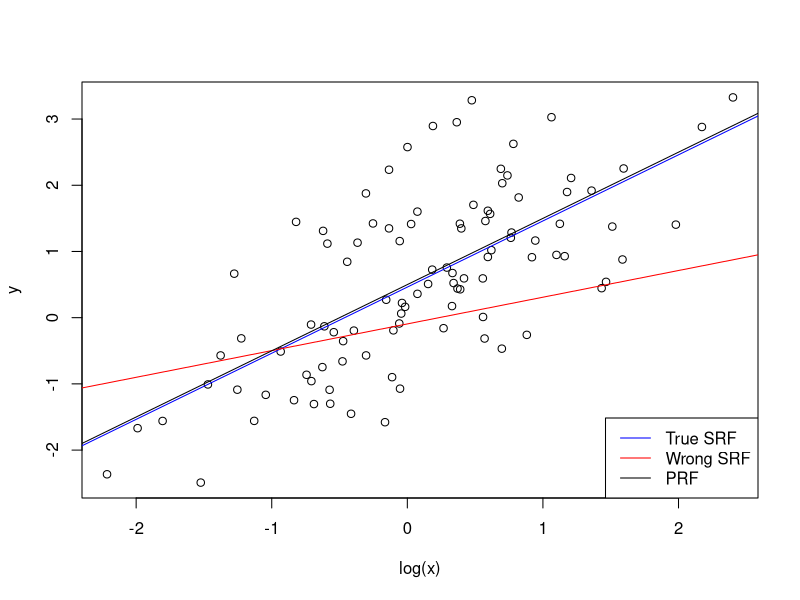
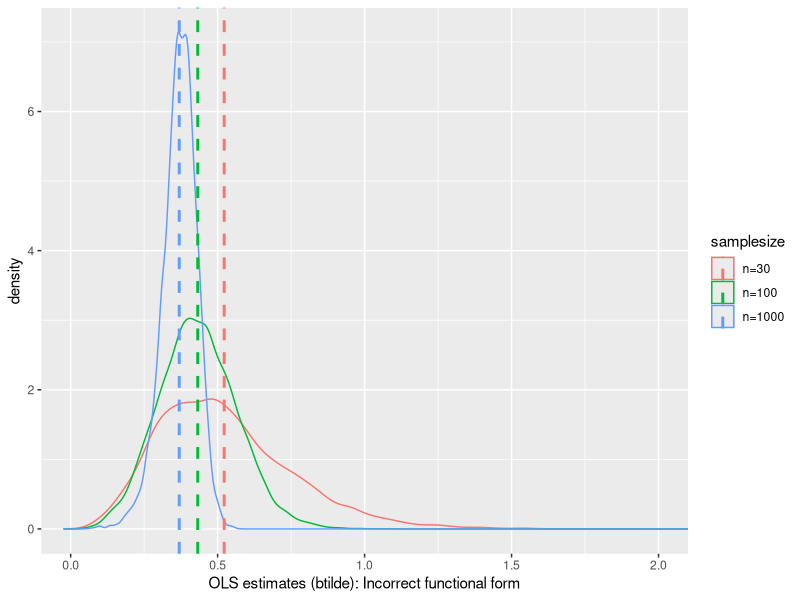
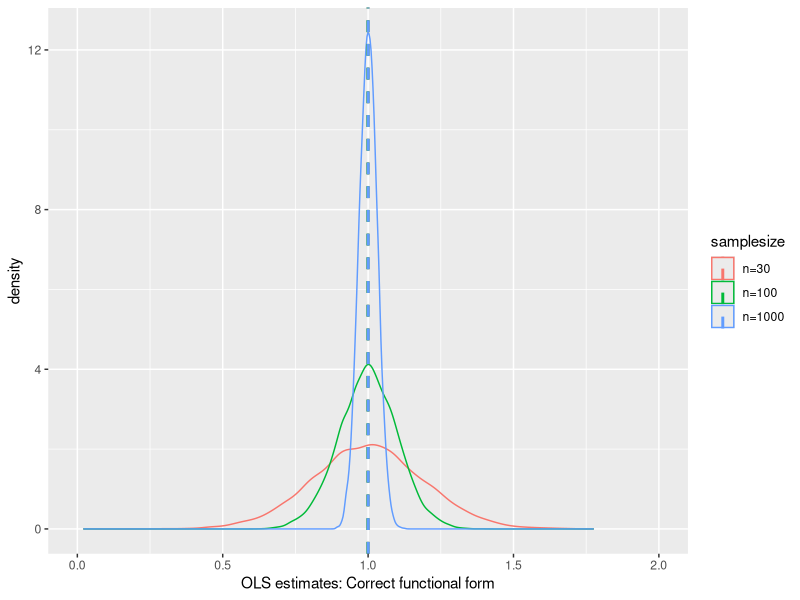
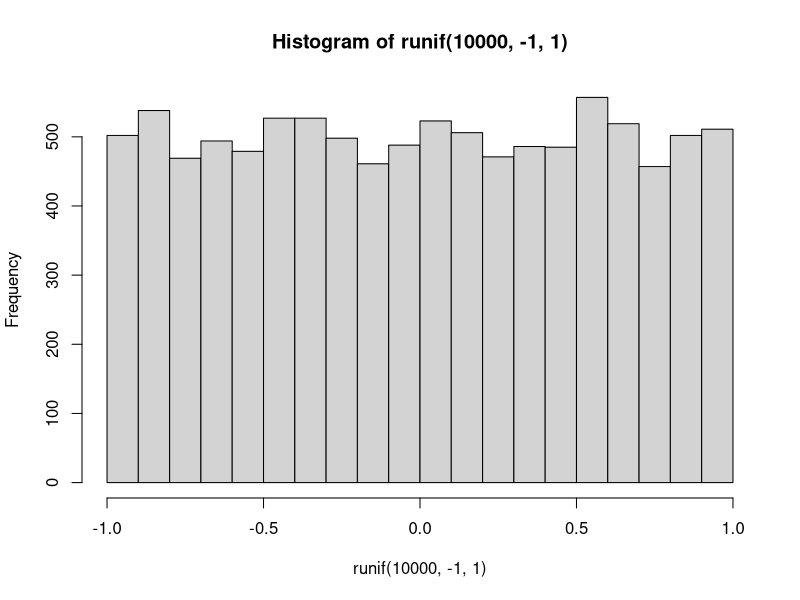
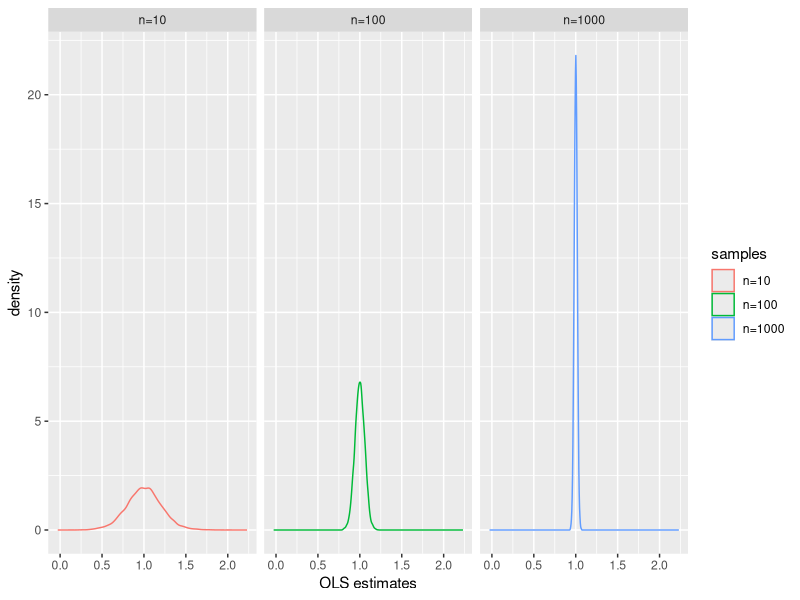
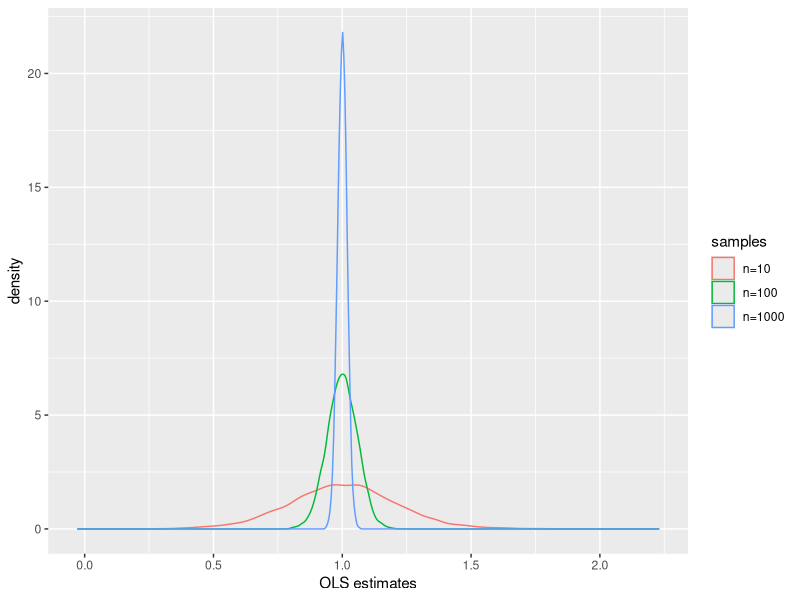
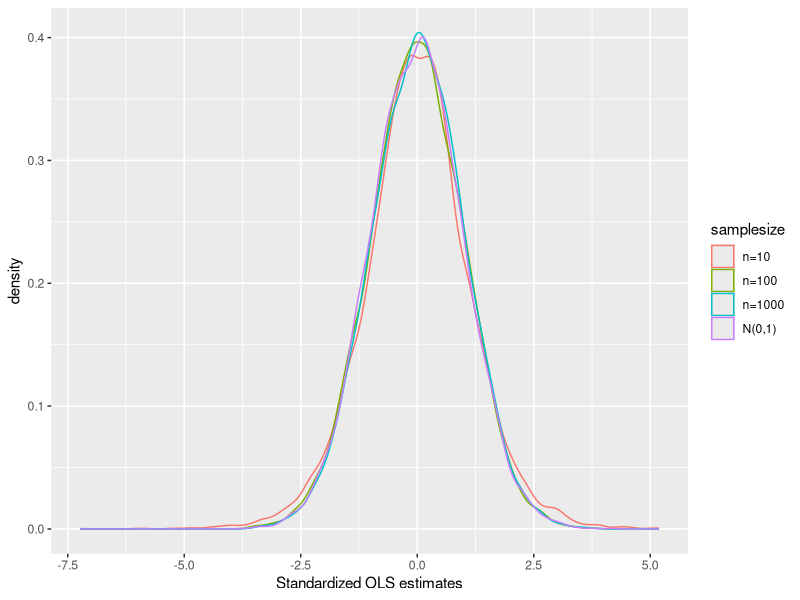
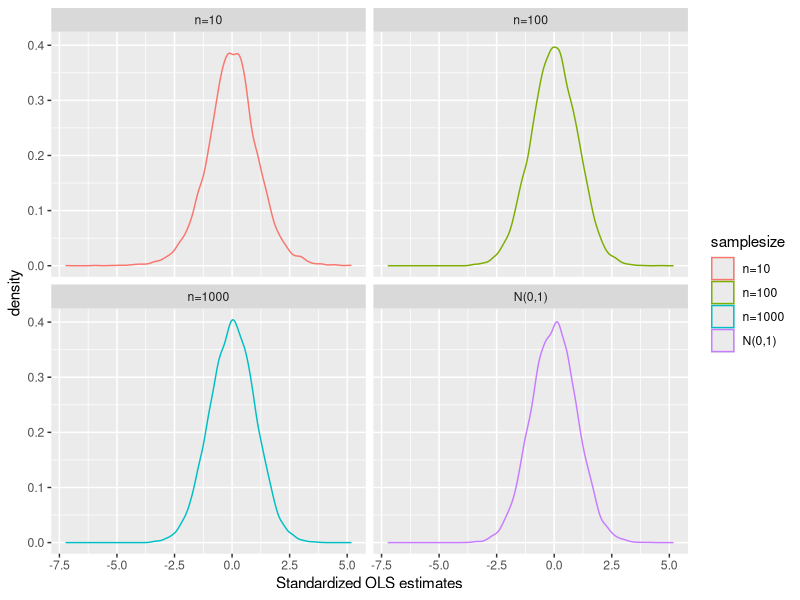

Source code (R) for these figures, in order:
## ---- chunk 1
knitr::opts_chunk$set(echo = TRUE, results = 'hold', fig.show = 'asis')
## ---- chunk 2
set.seed(1)
x <- exp(rnorm(100, 0, 1))
u <- rnorm(100, 0, 1)
y <- 0.5 + log(x) + u
model1 <- lm(y ~ log(x))
model2 <- lm(y ~ x)
plot(log(x),y)
abline(model1, col="blue")
abline(model2, col="red")
abline(a = 0.5, b=1)
legend("bottomright",c("True SRF", "Wrong SRF", "PRF"), col = c("blue", "red", "black"), lty = 1)
## ---- chunk 3
# Demonstrate inconsistency

# set sample sizes
n <- c(30, 100, 1000) 
set.seed(1357987) 
# set true values
b0 <- 0.5 
b1 <- 1

# set the number of replications
reps <- 10000

# create a zeros matrix of size reps x ncol of n
# this is a placeholder to be filled in the double loop below
b1hat <- matrix(data = 0, nrow = reps, ncol = length(n))
b1tilde <- matrix(data = 0, nrow = reps, ncol = length(n))

# loop over both the number of obs and reps
for(j in 1:length(n)) {
  for(i in 1:reps) {
    x <- exp(rnorm(n[j], 0, 1))
    u <- rnorm(n[j], 0, 1)
    y <- b0 + b1*log(x) + u
    bhat <- coef( lm(y ~ log(x) ) )
    b1hat[i,j] <- bhat["log(x)"]
    btilde <- coef( lm(y ~ x) )
    b1tilde[i,j] <- btilde["x"]
  }
}

bhat= c(b1hat[,1], b1hat[,2],b1hat[,3]) 
btilde = c(b1tilde[,1], b1tilde[,2],b1tilde[,3])
nobs = rep(c(1, 2, 3), each=reps)
samplesize = factor(nobs, labels=c("n=30", "n=100", "n=1000"))
df <- data.frame(samplesize, bhat,btilde)

# compute group means 
library(dplyr)
library(ggplot2)
dfmean <- df %>% group_by(samplesize) %>% 
  summarize(bhat_mean = mean(bhat), bhat_sd = sd(bhat), 
            btilde_mean = mean(btilde), btilde_sd = sd(btilde))
dfmean
## ---- chunk 4
# graph densities no fill
# OLS - INCORRECT functional form
ggplot(df, aes(btilde, colour = samplesize)) + geom_density() + 
  coord_cartesian(xlim=c(0,2)) +
  geom_vline(data=dfmean, aes(xintercept=btilde_mean,  colour=samplesize),
             linetype="dashed", size=1) +
  labs(x = "OLS estimates (btilde): Incorrect functional form")
## ---- chunk 5
# OLS - CORRECT functional form -
ggplot(df, aes(bhat, colour = samplesize)) + geom_density() + 
  coord_cartesian(xlim=c(0,2)) +
  geom_vline(data=dfmean, aes(xintercept=bhat_mean,  colour=samplesize),
             linetype="dashed", size=1) +
  labs(x = "OLS estimates: Correct functional form")
## ---- chunk 6
hist(runif(10000,-1,1))
## ---- chunk 7
# set sample sizes
n <- c(10, 100, 1000) 
set.seed(1357987)
# Demonstrate inconsistency

# set true values
b0 <- 0.5 
b1 <- 1
# set the number of replications
reps <- 10000
# create a zeros matrix of size reps x ncol of n
# this is a placeholder to be filled in the double loop below
b1hat <- matrix(data = 0, nrow = reps, ncol = length(n))
se <- matrix(data = 0, nrow = reps, ncol = length(n))
b1hat.std <- matrix(data = 0, nrow = reps, ncol = length(n))
# loop over both the number of obs and reps
for(j in 1:length(n)) {
  for(i in 1:reps) {
    x <- rnorm(n[j],0,1)
    u <- runif(n[j], -1, 1)
    y <- b0 + b1*x + u
    res <- lm(y ~ x ) 
    b1hat[i,j] <- summary(res)$coefficient["x",'Estimate']
    b1hat[i,j]
    se[i,j] <- summary(res)$coefficient["x",'Std. Error']
    se[i,j]
    b1hat.std[i,j] <- (b1hat[i,j] - b1)/se[i,j]
   }
}

bhat= c(b1hat[,1], b1hat[,2],b1hat[,3])  
bhat.std= c(b1hat.std[,1], b1hat.std[,2],b1hat.std[,3],rnorm(reps,0,1))
nobs = rep(c(1, 2, 3,4), each=reps)
samplesize = factor(nobs, labels=c("n=10", "n=100", "n=1000", "N(0,1)"))
df.std <- data.frame(samplesize, bhat.std)
samples = factor(rep(c(1, 2, 3), each=reps), labels=c("n=10", "n=100", "n=1000"))
df <- data.frame(samples, bhat)

# compute group means 
library(dplyr)
library(ggplot2)
dfmean <- df %>% group_by(samples) %>% 
  summarize(bhat_mean = mean(bhat), bhat_sd = sd(bhat))
dfmean

dfmean.std <- df.std %>% group_by(samplesize) %>% 
  summarize(bhat_std_mean = mean(bhat.std))
dfmean.std
## ---- chunk 8
library(ggplot2)
# graph densities no fill
# separately 
ggplot(df, aes(bhat, colour = samples)) + geom_density()  +
  labs(x = "OLS estimates") + facet_wrap(samples)
## ---- chunk 9
# on the same graph 
ggplot(df, aes(bhat, colour = samples)) + geom_density()  +
  labs(x = "OLS estimates")
## ---- chunk 10
# standardized OLS coefficients: 
ggplot(df.std, aes(bhat.std, colour = samplesize)) + geom_density()  +
  labs(x = "Standardized OLS estimates")
# separately 
ggplot(df.std, aes(bhat.std, colour = samplesize)) + geom_density()  +
  facet_wrap(samplesize) +
  labs(x = "Standardized OLS estimates")
## ---- chunk 11
# Excess kurtosis 
# need to compute skewness and excess kurtosis
library(e1071)
library(dplyr)
df.std %>%
  group_by(samplesize) %>% 
  summarize_all(list(mean, sd, skewness, kurtosis))
